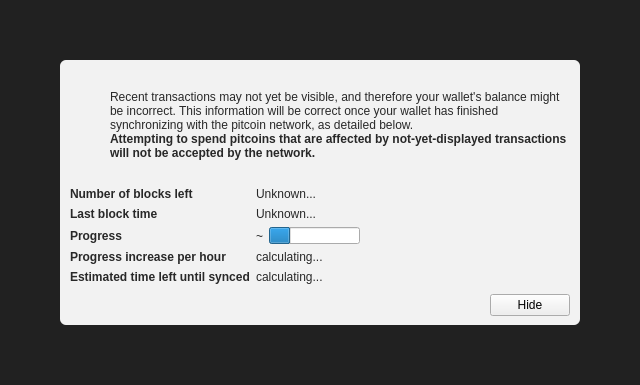
<?xml version="1.0" encoding="UTF-8"?>
<ui version="4.0">
 <class>ModalOverlay</class>
 <widget class="ModalOverlay" name="ModalOverlay">
  <property name="geometry">
   <rect>
    <x>0</x>
    <y>0</y>
    <width>640</width>
    <height>385</height>
   </rect>
  </property>
  <property name="windowTitle">
   <string>Form</string>
  </property>
  <layout class="QVBoxLayout" name="verticalLayout" stretch="0">
   <property name="sizeConstraint">
    <enum>QLayout::SetDefaultConstraint</enum>
   </property>
   <property name="leftMargin">
    <number>0</number>
   </property>
   <property name="topMargin">
    <number>0</number>
   </property>
   <property name="rightMargin">
    <number>0</number>
   </property>
   <property name="bottomMargin">
    <number>0</number>
   </property>
   <item>
    <widget class="QWidget" name="bgWidget" native="true">
     <property name="styleSheet">
      <string notr="true">#bgWidget { background: rgba(0,0,0,220); }</string>
     </property>
     <layout class="QVBoxLayout" name="verticalLayoutMain" stretch="1">
      <property name="leftMargin">
       <number>60</number>
      </property>
      <property name="topMargin">
       <number>60</number>
      </property>
      <property name="rightMargin">
       <number>60</number>
      </property>
      <property name="bottomMargin">
       <number>60</number>
      </property>
      <item>
       <widget class="QWidget" name="contentWidget" native="true">
        <property name="styleSheet">
         <string notr="true">#contentWidget { background: rgba(255,255,255,240); border-radius: 6px; }

QLabel { color: rgb(40,40,40);  }</string>
        </property>
        <layout class="QVBoxLayout" name="verticalLayoutSub" stretch="1,0,0,0">
         <property name="spacing">
          <number>0</number>
         </property>
         <property name="leftMargin">
          <number>10</number>
         </property>
         <property name="topMargin">
          <number>10</number>
         </property>
         <property name="rightMargin">
          <number>10</number>
         </property>
         <property name="bottomMargin">
          <number>10</number>
         </property>
         <item>
          <layout class="QHBoxLayout" name="horizontalLayoutIconText" stretch="0,1">
           <property name="topMargin">
            <number>20</number>
           </property>
           <item>
            <layout class="QVBoxLayout" name="verticalLayoutIcon">
             <property name="leftMargin">
              <number>0</number>
             </property>
             <item>
              <widget class="QPushButton" name="warningIcon">
               <property name="enabled">
                <bool>false</bool>
               </property>
               <property name="text">
                <string/>
               </property>
               <property name="icon">
                <iconset>
                 <normaloff>:/icons/warning</normaloff>
                 <disabledoff>:/icons/warning</disabledoff>:/icons/warning</iconset>
               </property>
               <property name="iconSize">
                <size>
                 <width>48</width>
                 <height>48</height>
                </size>
               </property>
               <property name="flat">
                <bool>true</bool>
               </property>
              </widget>
             </item>
             <item>
              <spacer name="verticalSpacerWarningIcon">
               <property name="orientation">
                <enum>Qt::Vertical</enum>
               </property>
               <property name="sizeHint" stdset="0">
                <size>
                 <width>20</width>
                 <height>40</height>
                </size>
               </property>
              </spacer>
             </item>
            </layout>
           </item>
           <item>
            <layout class="QVBoxLayout" name="verticalLayoutInfoText">
             <property name="leftMargin">
              <number>0</number>
             </property>
             <property name="topMargin">
              <number>0</number>
             </property>
             <item>
              <widget class="QLabel" name="infoText">
               <property name="text">
                <string>Recent transactions may not yet be visible, and therefore your wallet's balance might be incorrect. This information will be correct once your wallet has finished synchronizing with the pitcoin network, as detailed below.</string>
               </property>
               <property name="textFormat">
                <enum>Qt::RichText</enum>
               </property>
               <property name="wordWrap">
                <bool>true</bool>
               </property>
              </widget>
             </item>
             <item>
              <widget class="QLabel" name="infoTextStrong">
               <property name="font">
                <font>
                 <weight>75</weight>
                 <bold>true</bold>
                </font>
               </property>
               <property name="text">
                <string>Attempting to spend pitcoins that are affected by not-yet-displayed transactions will not be accepted by the network.</string>
               </property>
               <property name="textFormat">
                <enum>Qt::RichText</enum>
               </property>
               <property name="wordWrap">
                <bool>true</bool>
               </property>
              </widget>
             </item>
             <item>
              <spacer name="verticalSpacerInTextSpace">
               <property name="orientation">
                <enum>Qt::Vertical</enum>
               </property>
               <property name="sizeHint" stdset="0">
                <size>
                 <width>20</width>
                 <height>40</height>
                </size>
               </property>
              </spacer>
             </item>
            </layout>
           </item>
          </layout>
         </item>
         <item>
          <spacer name="verticalSpacerAfterText">
           <property name="orientation">
            <enum>Qt::Vertical</enum>
           </property>
           <property name="sizeHint" stdset="0">
            <size>
             <width>20</width>
             <height>40</height>
            </size>
           </property>
          </spacer>
         </item>
         <item>
          <layout class="QFormLayout" name="formLayout">
           <property name="fieldGrowthPolicy">
            <enum>QFormLayout::FieldsStayAtSizeHint</enum>
           </property>
           <property name="horizontalSpacing">
            <number>6</number>
           </property>
           <property name="verticalSpacing">
            <number>6</number>
           </property>
           <property name="topMargin">
            <number>10</number>
           </property>
           <item row="0" column="0">
            <widget class="QLabel" name="labelNumberOfBlocksLeft">
             <property name="font">
              <font>
               <weight>75</weight>
               <bold>true</bold>
              </font>
             </property>
             <property name="text">
              <string>Number of blocks left</string>
             </property>
            </widget>
           </item>
           <item row="0" column="1">
            <widget class="QLabel" name="numberOfBlocksLeft">
             <property name="text">
              <string>Unknown...</string>
             </property>
            </widget>
           </item>
           <item row="1" column="0">
            <widget class="QLabel" name="labelLastBlockTime">
             <property name="font">
              <font>
               <weight>75</weight>
               <bold>true</bold>
              </font>
             </property>
             <property name="text">
              <string>Last block time</string>
             </property>
            </widget>
           </item>
           <item row="1" column="1">
            <widget class="QLabel" name="newestBlockDate">
             <property name="sizePolicy">
              <sizepolicy hsizetype="Maximum" vsizetype="Preferred">
               <horstretch>0</horstretch>
               <verstretch>0</verstretch>
              </sizepolicy>
             </property>
             <property name="text">
              <string>Unknown...</string>
             </property>
            </widget>
           </item>
           <item row="2" column="0">
            <widget class="QLabel" name="labelSyncDone">
             <property name="font">
              <font>
               <weight>75</weight>
               <bold>true</bold>
              </font>
             </property>
             <property name="text">
              <string>Progress</string>
             </property>
            </widget>
           </item>
           <item row="2" column="1">
            <layout class="QHBoxLayout" name="horizontalLayoutSync" stretch="0,1">
             <item>
              <widget class="QLabel" name="percentageProgress">
               <property name="text">
                <string notr="true">~</string>
               </property>
              </widget>
             </item>
             <item>
              <widget class="QProgressBar" name="progressBar">
               <property name="value">
                <number>24</number>
               </property>
               <property name="format">
                <string/>
               </property>
              </widget>
             </item>
            </layout>
           </item>
           <item row="4" column="0">
            <widget class="QLabel" name="labelProgressIncrease">
             <property name="font">
              <font>
               <weight>75</weight>
               <bold>true</bold>
              </font>
             </property>
             <property name="text">
              <string>Progress increase per hour</string>
             </property>
            </widget>
           </item>
           <item row="4" column="1">
            <widget class="QLabel" name="progressIncreasePerH">
             <property name="text">
              <string>calculating...</string>
             </property>
            </widget>
           </item>
           <item row="5" column="0">
            <widget class="QLabel" name="labelEstimatedTimeLeft">
             <property name="font">
              <font>
               <weight>75</weight>
               <bold>true</bold>
              </font>
             </property>
             <property name="text">
              <string>Estimated time left until synced</string>
             </property>
            </widget>
           </item>
           <item row="5" column="1">
            <widget class="QLabel" name="expectedTimeLeft">
             <property name="text">
              <string>calculating...</string>
             </property>
            </widget>
           </item>
          </layout>
         </item>
         <item>
          <layout class="QHBoxLayout" name="horizontalLayoutButtons">
           <property name="leftMargin">
            <number>10</number>
           </property>
           <property name="topMargin">
            <number>10</number>
           </property>
           <item>
            <spacer name="horizontalSpacer">
             <property name="orientation">
              <enum>Qt::Horizontal</enum>
             </property>
             <property name="sizeHint" stdset="0">
              <size>
               <width>40</width>
               <height>20</height>
              </size>
             </property>
            </spacer>
           </item>
           <item>
            <widget class="QPushButton" name="closeButton">
             <property name="text">
              <string>Hide</string>
             </property>
            </widget>
           </item>
          </layout>
         </item>
        </layout>
       </widget>
      </item>
     </layout>
    </widget>
   </item>
  </layout>
 </widget>
 <customwidgets>
  <customwidget>
   <class>ModalOverlay</class>
   <extends>QWidget</extends>
   <header>modaloverlay.h</header>
   <container>1</container>
  </customwidget>
 </customwidgets>
 <resources/>
 <connections/>
</ui>
